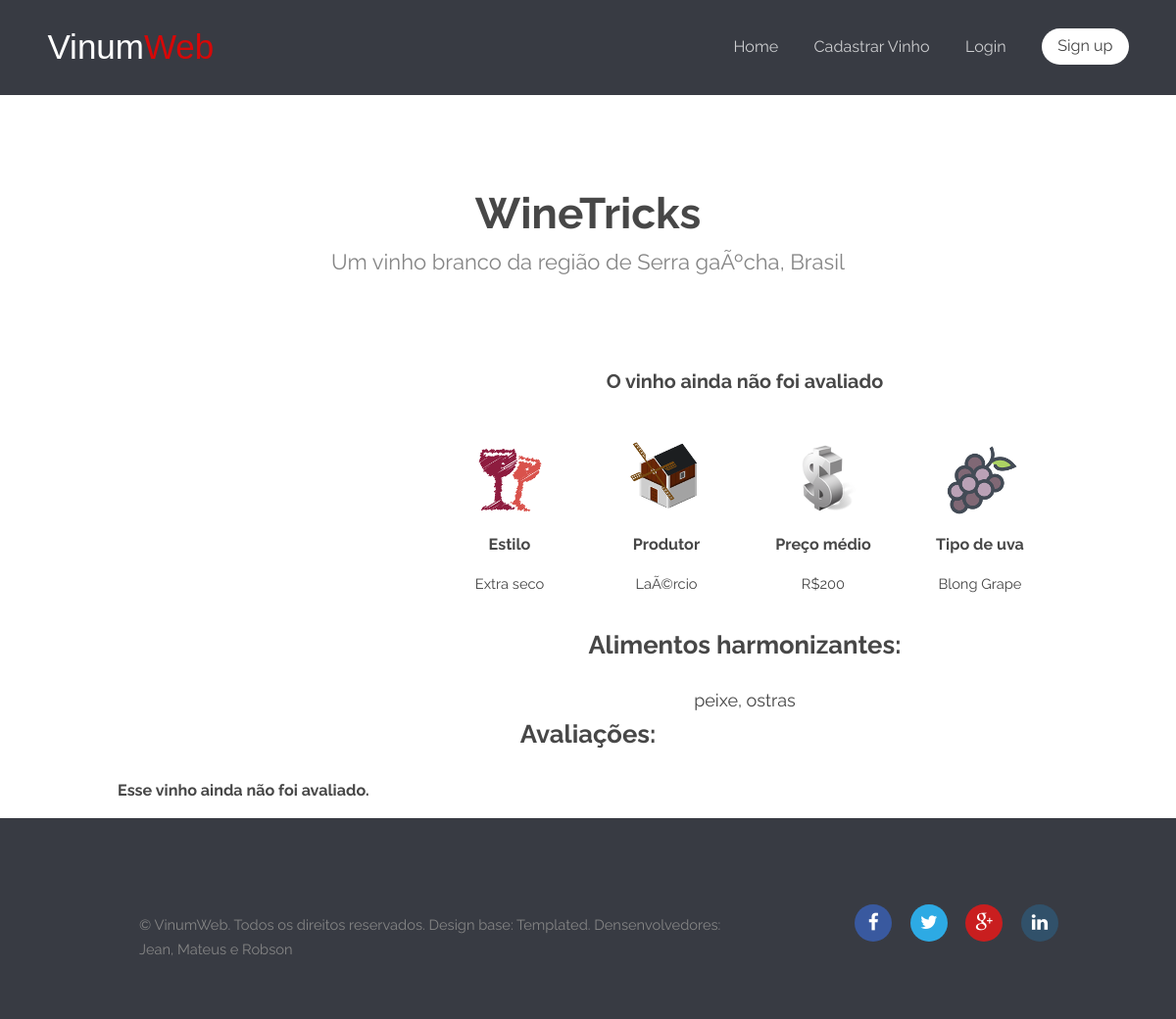
Page /showwine.php?id=2 on the committed database.
### tables this page shows
create table vinho
(
	id int unique not null AUTO_INCREMENT,
	rotulo varchar(256) not null,
	produtor varchar(64) not null,
	nome varchar(64) not null,
	regiao varchar(32) not null,
	paisorigem varchar(32) not null,
	avaliacao float(2) default 0,
	preco float(2) default 0,
	numavaliacoes int default 0,
	tipo enum('vermelho','branco','espumante','rosa','sobremesa','porto'),
	tipouva varchar(32) not null,
	estilo varchar(32) not null,
	primary key (id)
);

create table harmonizacao
(
	id int not null AUTO_INCREMENT,
	idVinho int not null,
	alimento varchar(64) not null,
	foreign key(idVinho) references vinho(id) on delete cascade on update cascade,
	primary key(id,idVinho)
);

### DAO.php (called while the page is built, shortened)
<?php
class DAO implements iDAO {
    public $sql = '';
    public $banco;
    public function __construct() {
        $this->banco = new mysqli("localhost", "vinumweb", "vinumweb", "vinumweb");
    }
    public function buscar($nometabela, array $atributos = NULL) {
        if ($atributos == NULL) {
            $this->sql = 'SELECT * FROM ' . $nometabela;
        } else {
            $this->sql = 'SELECT ';
            foreach ($atributos as $atributo) {
                $this->sql .= $atributo . ', ';
            }
            $this->sql = rtrim($this->sql, ', ') . ' FROM ' . $nometabela;
        }
    }
    public function where(array $condicoes) {
        $this->sql .= ' WHERE ';
        foreach ($condicoes as $condicao) {
            $this->sql .= $condicao . ' AND ';
        }
        $this->sql = rtrim($this->sql, ' AND ');
    }
    public function executar() {
        return $this->banco->query($this->sql);
    }
    public function numLinhasAfetadas($resultado) {
        return mysqli_num_rows($resultado);
    }
}

### showwine.php (the view, shortened to what this page needs)
<?php
include_once('DAO.php');
$idvinho = $_GET['id'];
$banco = new DAO();
$banco->buscar('vinho', NULL);
$banco->where(array("id=" . $idvinho));
$res = $banco->executar();
$vinho = $res->fetch_assoc();
function buscaAvaliacoes() {
    $idvinho = $_GET['id'];
    $database = new DAO();
    $database->buscar('avaliacao', NULL);
    $database->where(array("idvinho=" . $idvinho . " order by ordem desc"));
    $review = $database->executar();
    if ($database->numLinhasAfetadas($review) == 0) {
        return NULL;
    } else {
        return $review;
    }
}
function exibeHarmonizacoes() {
    $idvinho = $_GET['id'];
    $database = new DAO();
    $database->buscar('harmonizacao', array('alimento'));
    $database->where(array("idvinho=" . $idvinho));
    $harm = $database->executar();
    if ($database->numLinhasAfetadas($harm) == 0) {
        echo "<h4>Nenhuma harmonização com esse vinho cadastrada.</h4>";
    } else {
        echo '<ul>';
        $alim = $harm->fetch_assoc();
        echo '<li>' . $alim['alimento'] . '</li>';
        while ($alim = $harm->fetch_assoc()) {
            echo '<li>, ' . $alim['alimento'] . '</li>';
        }
    }
}
include_once("header.php");
?>
<section id="one" class="style2 special">
    <div class="container">
        <header class="major wrapper">
            <h2><?php echo $vinho['nome']; ?></h2>
            <p>Um vinho <?php echo $vinho['tipo']; ?> da região de <?php echo $vinho['regiao']; ?>, <?php echo $vinho['paisorigem']; ?></p>
        </header>
        <div class="row nopadding">
            <div class="4u 12u$(medium)">
            </div>
            <div ader class="8u 12u$(medium) row nopadding">
                <div class="12u$" style="margin-bottom: 20px;">
                    <h3>
                        <?php
                        if ($vinho['numavaliacoes'] == 0) {
                            echo "O vinho ainda não foi avaliado";
                        } else {
                            echo 'Avaliação média: ' . number_format($vinho['avaliacao'], 2, '.', '');
                        }
                        ?>
                    </h3>
                </div>
                <div class="12u">
                    <div class="row">
                        <section class="3u 6u(medium) 12u$(xsmall) profile">
                            <img src="images/showico/tipo.png" alt="" />
                            <h4>Estilo</h4>
                            <p><?php echo $vinho['estilo']; ?></p>
                        </section>
                        <section class="3u 6u(medium) 12u$(xsmall) profile">
                            <img src="images/showico/prod.png" alt="" />
                            <h4>Produtor</h4>
                            <p><?php echo $vinho['produtor']; ?></p>
                        </section>
                        <section  class="3u 6u(medium) 12u$(xsmall) profile">
                            <img src="images/showico/preco.png" alt="" />
                            <h4>Preço médio</h4>
                            <p>R$<?php echo $vinho['preco']; ?></p>
                        </section>
                        <section class="3u$ 6u$(medium) 12u$(xsmall) profile">
                            <img src="images/showico/uva.png" alt="" />
                            <h4>Tipo de uva</h4>
                            <p><?php echo $vinho['tipouva']; ?></p>
                        </section>
                    </div>
                </div>
                <div class="12u">
                    <section class="ha">
                        <h2>Alimentos harmonizantes:</h2>
                        <?php
                        exibeHarmonizacoes();
                        ?>
                    </section>
                </div>
            </div>
        </div>
    </div>
</section>
<section>
    <div class="container">
        <div class="12u" id="avaliacoes">
             <section class="12u" style="text-align: center;">
                <h2>Avaliações:</h2>
            </section>
        </div>
        <div class="12u$">
            <?php
            $avaliacoes = buscaAvaliacoes();
            if ($avaliacoes != NULL) {
                while ($av = $avaliacoes->fetch_assoc()) {
                    $pessoa = buscaUsuario($av['idusuario']);
                    if ($pessoa !== NULL) {
                        echo '<blockquote><h4><a href="user_reviews.php?vinho='.$av['idvinho'].'&user='.$pessoa['id'].'">' . $pessoa['nome'] . '</a>. Avaliação: ' . $av['nota'] . ':</h4>';
                        echo '"' . $av['opiniao'] . '"</blockquote>';
                    }
                }
            } else {
                echo "<h4>Esse vinho ainda não foi avaliado.</h4>";
            }
            ?>
        </div>
    </div>
</section>
<?php
include_once 'footer.php';
?>

### css/style.css (style rules this page uses)
body { background: #fff; }
body, input, select, textarea { color: #444; font-family: "Raleway", Helvetica, sans-serif; font-size: 13pt; font-weight: 400; line-height: 1.65em; }
p { margin: 0 0 2em 0; }
h1, h2, h3, h4, h5, h6 { color: #474747; font-weight: 700; line-height: 1em; margin: 0 0 1em 0; }
h2 { font-size: 1.75em; line-height: 1.5em; }
h3 { font-size: 1.35em; line-height: 1.5em; }
h4 { font-size: 1.1em; line-height: 1.5em; }
section.special, article.special { text-align: center; }
header p { color: #858585; position: relative; margin: 0 0 1.5em 0; }
header h2 + p { font-size: 1.25em; margin-top: -1em; line-height: 1.5em; }
header.major { text-align: center; margin-bottom: 4em; }
header.major h2 { font-size: 3em; margin-bottom: 0.5em; }
header.major p { font-size: 1.5em; }
ul { //list-style: disc; //margin: 0 0 2em 0; //padding-left: 1em; }
ul li { padding-left: 0.5em; }
.wrapper { padding: 6em 0em 4em; }
.row { margin: 0px !important; padding: 0px !important; }
header.major { margin: 0px !important; }
.nopadding * { padding: 0px !important; }

### css/style-xlarge.css (style rules this page uses)
body, input, select, textarea { font-size: 11pt; }

### showwine.php (style rules this page uses)
.ha li { display: inline; font-size: 18px; }

### rows in the picture
vinho: nome "WineTricks", tipo "branco", regiao "Serra gaÃºcha", paisorigem "Brasil", estilo "Extra seco", produtor "LaÃ©rcio", preco "200", tipouva "Blong Grape"
harmonizacao: alimento "peixe"
harmonizacao: alimento "ostras"
